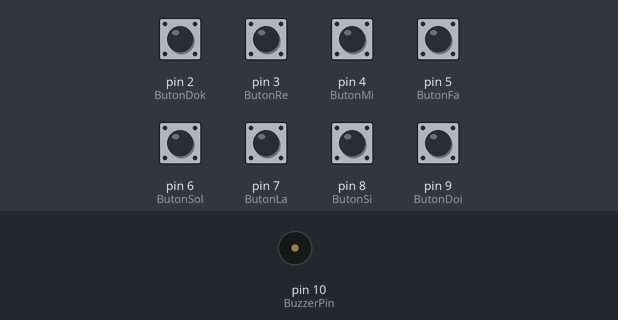
Recording of a sketch running on a simulated Arduino Uno, built with avr-gcc and run on an emulated ATmega328P. Shown: buzzer (waves = sounding). The test bench sets the inputs (shaded band); at power-on: pin 2 (ButonDok), pin 3 (ButonRe), pin 4 (ButonMi), pin 5 (ButonFa), pin 6 (ButonSol), pin 7 (ButonLa), pin 8 (ButonSi), pin 9 (ButonDoi) LOW.

Above: at 1.2 s.
1.3 s: pin 2 (ButonDok) pulled HIGH for 0.15 s
At 1.37 s:
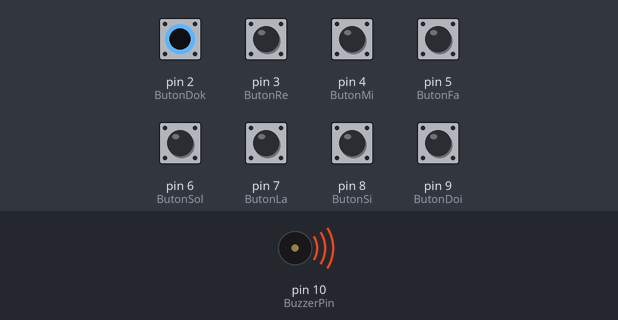
Timing chart, 0 to 4.3 s (numbered marks = the images above; inputs shaded):
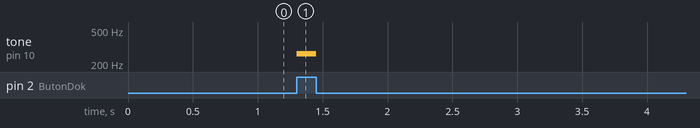

The sketch:

Kod.ino
```cpp
#define Dok  264//Kalın Do
#define Re   297
#define Mi   330
#define Fa   352
#define Sol  396
#define La   440
#define Si   495
#define Doi  528//İnce Do
const int ButonDok =2;
const int ButonRe  =3;
const int ButonMi  =4;
const int ButonFa  =5;
const int ButonSol =6;
const int ButonLa  =7;
const int ButonSi  =8;
const int ButonDoi =9;
const int BuzzerPin=10;
void setup() {
  pinMode(ButonDok,INPUT);
  pinMode(ButonRe,INPUT);
  pinMode(ButonMi,INPUT);
  pinMode(ButonFa,INPUT);
  pinMode(ButonSol,INPUT);
  pinMode(ButonLa,INPUT);
  pinMode(ButonSi,INPUT);
  pinMode(ButonDoi,INPUT);
  pinMode(BuzzerPin,OUTPUT);
}
void loop() {
  if(digitalRead(ButonDok)==HIGH)
    tone(BuzzerPin,Dok,100);
  else if(digitalRead(ButonRe)==HIGH)
    tone(BuzzerPin,Re,100);
  else if(digitalRead(ButonMi)==HIGH)
    tone(BuzzerPin,Mi,100);
  else if(digitalRead(ButonFa)==HIGH)
    tone(BuzzerPin,Fa,100);
  else if(digitalRead(ButonSol)==HIGH)
    tone(BuzzerPin,Sol,100);
  else if(digitalRead(ButonLa)==HIGH)
    tone(BuzzerPin,La,100);
  else if(digitalRead(ButonSi)==HIGH)
    tone(BuzzerPin,Si,100);
  else if(digitalRead(ButonDoi)==HIGH)
    tone(BuzzerPin,Doi,100);
  else
    noTone(BuzzerPin);
}
```

Measured:
- after the input at 1.3 s, tone on pin 10 (BuzzerPin): silent → 264 Hz at once, → silent 0.15 s later
